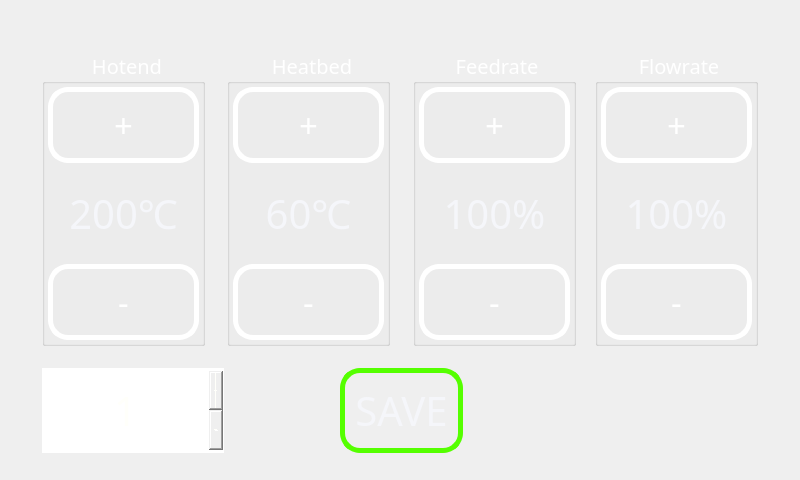
<?xml version="1.0" encoding="UTF-8"?>
<ui version="4.0">
 <class>MaterialCtrlPanel</class>
 <widget class="QDialog" name="MaterialCtrlPanel">
  <property name="geometry">
   <rect>
    <x>0</x>
    <y>0</y>
    <width>800</width>
    <height>480</height>
   </rect>
  </property>
  <property name="sizePolicy">
   <sizepolicy hsizetype="Fixed" vsizetype="Fixed">
    <horstretch>0</horstretch>
    <verstretch>0</verstretch>
   </sizepolicy>
  </property>
  <property name="windowTitle">
   <string>Dialog</string>
  </property>
  <property name="styleSheet">
   <string notr="true"/>
  </property>
  <layout class="QVBoxLayout" name="verticalLayout" stretch="1,7">
   <property name="spacing">
    <number>3</number>
   </property>
   <property name="leftMargin">
    <number>0</number>
   </property>
   <property name="topMargin">
    <number>0</number>
   </property>
   <property name="rightMargin">
    <number>0</number>
   </property>
   <property name="bottomMargin">
    <number>0</number>
   </property>
   <item>
    <layout class="QHBoxLayout" name="horizontalLayout_3">
     <item>
      <widget class="QPushButton" name="Btn_back">
       <property name="styleSheet">
        <string notr="true">border:none;
font: 75 30pt &quot;Gill Sans MT&quot;;
</string>
       </property>
       <property name="text">
        <string/>
       </property>
       <property name="icon">
        <iconset resource="assets.qrc">
         <normaloff>:/assets/huitui.svg</normaloff>:/assets/huitui.svg</iconset>
       </property>
       <property name="iconSize">
        <size>
         <width>72</width>
         <height>72</height>
        </size>
       </property>
      </widget>
     </item>
     <item>
      <spacer name="horizontalSpacer_3">
       <property name="orientation">
        <enum>Qt::Horizontal</enum>
       </property>
       <property name="sizeHint" stdset="0">
        <size>
         <width>40</width>
         <height>20</height>
        </size>
       </property>
      </spacer>
     </item>
     <item>
      <widget class="QPushButton" name="pushButton_6">
       <property name="styleSheet">
        <string notr="true">border:none;
font: 75 30pt &quot;Gill Sans MT&quot;;
</string>
       </property>
       <property name="text">
        <string/>
       </property>
       <property name="icon">
        <iconset resource="assets.qrc">
         <normaloff>:/assets/kongzhimianban_L.svg</normaloff>:/assets/kongzhimianban_L.svg</iconset>
       </property>
       <property name="iconSize">
        <size>
         <width>72</width>
         <height>72</height>
        </size>
       </property>
      </widget>
     </item>
     <item>
      <spacer name="horizontalSpacer_4">
       <property name="orientation">
        <enum>Qt::Horizontal</enum>
       </property>
       <property name="sizeHint" stdset="0">
        <size>
         <width>40</width>
         <height>20</height>
        </size>
       </property>
      </spacer>
     </item>
     <item>
      <widget class="QPushButton" name="pushButton_7">
       <property name="layoutDirection">
        <enum>Qt::RightToLeft</enum>
       </property>
       <property name="styleSheet">
        <string notr="true">border:none;
font: 75 30pt &quot;Gill Sans MT&quot;;
</string>
       </property>
       <property name="text">
        <string/>
       </property>
       <property name="icon">
        <iconset resource="assets.qrc">
         <normaloff>:/assets/help.svg</normaloff>:/assets/help.svg</iconset>
       </property>
       <property name="iconSize">
        <size>
         <width>72</width>
         <height>72</height>
        </size>
       </property>
      </widget>
     </item>
    </layout>
   </item>
   <item>
    <widget class="QWidget" name="widget" native="true">
     <layout class="QGridLayout" name="gridLayout_2" rowstretch="1,6,4,6,1,2,1" columnstretch="2,10,1,10,1,10,1,10,2">
      <property name="sizeConstraint">
       <enum>QLayout::SetDefaultConstraint</enum>
      </property>
      <property name="spacing">
       <number>3</number>
      </property>
      <item row="2" column="0">
       <spacer name="horizontalSpacer_6">
        <property name="orientation">
         <enum>Qt::Horizontal</enum>
        </property>
        <property name="sizeType">
         <enum>QSizePolicy::Preferred</enum>
        </property>
        <property name="sizeHint" stdset="0">
         <size>
          <width>10</width>
          <height>10</height>
         </size>
        </property>
       </spacer>
      </item>
      <item row="1" column="1" rowspan="3">
       <widget class="QGroupBox" name="groupBox">
        <property name="font">
         <font>
          <family>Gill Sans MT</family>
          <pointsize>15</pointsize>
          <weight>50</weight>
          <bold>false</bold>
         </font>
        </property>
        <property name="autoFillBackground">
         <bool>true</bool>
        </property>
        <property name="styleSheet">
         <string notr="true">color: rgb(255, 255, 255);</string>
        </property>
        <property name="title">
         <string>Hotend</string>
        </property>
        <property name="alignment">
         <set>Qt::AlignCenter</set>
        </property>
        <layout class="QVBoxLayout" name="verticalLayout_2" stretch="1,2,1">
         <property name="spacing">
          <number>1</number>
         </property>
         <property name="leftMargin">
          <number>3</number>
         </property>
         <property name="topMargin">
          <number>3</number>
         </property>
         <property name="rightMargin">
          <number>3</number>
         </property>
         <property name="bottomMargin">
          <number>3</number>
         </property>
         <item>
          <widget class="QPushButton" name="Btn_Hotend_A">
           <property name="sizePolicy">
            <sizepolicy hsizetype="Preferred" vsizetype="Preferred">
             <horstretch>0</horstretch>
             <verstretch>0</verstretch>
            </sizepolicy>
           </property>
           <property name="font">
            <font>
             <family>Gill Sans MT</family>
             <pointsize>25</pointsize>
             <weight>50</weight>
             <bold>false</bold>
            </font>
           </property>
           <property name="styleSheet">
            <string notr="true">padding: 10px;
border-style: solid;
border-width: 5px;
border-radius: 20px;</string>
           </property>
           <property name="text">
            <string>+</string>
           </property>
           <property name="iconSize">
            <size>
             <width>48</width>
             <height>48</height>
            </size>
           </property>
           <attribute name="buttonGroup">
            <string notr="true">buttonGroup</string>
           </attribute>
          </widget>
         </item>
         <item>
          <widget class="QPushButton" name="Txt_Hotend">
           <property name="sizePolicy">
            <sizepolicy hsizetype="Preferred" vsizetype="Preferred">
             <horstretch>0</horstretch>
             <verstretch>0</verstretch>
            </sizepolicy>
           </property>
           <property name="font">
            <font>
             <family>Gill Sans MT</family>
             <pointsize>30</pointsize>
             <weight>50</weight>
             <bold>false</bold>
            </font>
           </property>
           <property name="styleSheet">
            <string notr="true">Border:none;
color: rgb(245, 246, 250);</string>
           </property>
           <property name="text">
            <string>200℃</string>
           </property>
           <property name="iconSize">
            <size>
             <width>64</width>
             <height>64</height>
            </size>
           </property>
           <property name="checkable">
            <bool>true</bool>
           </property>
           <property name="checked">
            <bool>false</bool>
           </property>
          </widget>
         </item>
         <item>
          <widget class="QPushButton" name="Btn_Hotend_D">
           <property name="sizePolicy">
            <sizepolicy hsizetype="Preferred" vsizetype="Preferred">
             <horstretch>0</horstretch>
             <verstretch>0</verstretch>
            </sizepolicy>
           </property>
           <property name="font">
            <font>
             <family>Gill Sans MT</family>
             <pointsize>25</pointsize>
             <weight>50</weight>
             <bold>false</bold>
            </font>
           </property>
           <property name="styleSheet">
            <string notr="true">padding: 10px;
border-style: solid;
border-width: 5px;
border-radius: 20px;</string>
           </property>
           <property name="text">
            <string>-</string>
           </property>
           <property name="iconSize">
            <size>
             <width>48</width>
             <height>48</height>
            </size>
           </property>
           <attribute name="buttonGroup">
            <string notr="true">buttonGroup</string>
           </attribute>
          </widget>
         </item>
        </layout>
       </widget>
      </item>
      <item row="1" column="3" rowspan="3">
       <widget class="QGroupBox" name="groupBox_3">
        <property name="font">
         <font>
          <family>Gill Sans MT</family>
          <pointsize>15</pointsize>
          <weight>50</weight>
          <bold>false</bold>
         </font>
        </property>
        <property name="autoFillBackground">
         <bool>true</bool>
        </property>
        <property name="styleSheet">
         <string notr="true">color: rgb(255, 255, 255);</string>
        </property>
        <property name="title">
         <string>Heatbed</string>
        </property>
        <property name="alignment">
         <set>Qt::AlignCenter</set>
        </property>
        <layout class="QVBoxLayout" name="verticalLayout_4" stretch="1,2,1">
         <property name="spacing">
          <number>1</number>
         </property>
         <property name="leftMargin">
          <number>3</number>
         </property>
         <property name="topMargin">
          <number>3</number>
         </property>
         <property name="rightMargin">
          <number>3</number>
         </property>
         <property name="bottomMargin">
          <number>3</number>
         </property>
         <item>
          <widget class="QPushButton" name="Btn_Heatbed_A">
           <property name="sizePolicy">
            <sizepolicy hsizetype="Preferred" vsizetype="Preferred">
             <horstretch>0</horstretch>
             <verstretch>0</verstretch>
            </sizepolicy>
           </property>
           <property name="font">
            <font>
             <family>Gill Sans MT</family>
             <pointsize>25</pointsize>
             <weight>50</weight>
             <bold>false</bold>
            </font>
           </property>
           <property name="styleSheet">
            <string notr="true">padding: 10px;
border-style: solid;
border-width: 5px;
border-radius: 20px;</string>
           </property>
           <property name="text">
            <string>+</string>
           </property>
           <property name="iconSize">
            <size>
             <width>48</width>
             <height>48</height>
            </size>
           </property>
           <attribute name="buttonGroup">
            <string notr="true">buttonGroup</string>
           </attribute>
          </widget>
         </item>
         <item>
          <widget class="QPushButton" name="Txt_Heatbed">
           <property name="sizePolicy">
            <sizepolicy hsizetype="Preferred" vsizetype="Preferred">
             <horstretch>0</horstretch>
             <verstretch>0</verstretch>
            </sizepolicy>
           </property>
           <property name="font">
            <font>
             <family>Gill Sans MT</family>
             <pointsize>30</pointsize>
             <weight>50</weight>
             <bold>false</bold>
            </font>
           </property>
           <property name="styleSheet">
            <string notr="true">Border:none;
color: rgb(245, 246, 250);</string>
           </property>
           <property name="text">
            <string>60℃</string>
           </property>
           <property name="iconSize">
            <size>
             <width>64</width>
             <height>64</height>
            </size>
           </property>
           <property name="checkable">
            <bool>true</bool>
           </property>
           <property name="checked">
            <bool>false</bool>
           </property>
          </widget>
         </item>
         <item>
          <widget class="QPushButton" name="Btn_Heatbed_D">
           <property name="sizePolicy">
            <sizepolicy hsizetype="Preferred" vsizetype="Preferred">
             <horstretch>0</horstretch>
             <verstretch>0</verstretch>
            </sizepolicy>
           </property>
           <property name="font">
            <font>
             <family>Gill Sans MT</family>
             <pointsize>25</pointsize>
             <weight>50</weight>
             <bold>false</bold>
            </font>
           </property>
           <property name="styleSheet">
            <string notr="true">padding: 10px;
border-style: solid;
border-width: 5px;
border-radius: 20px;</string>
           </property>
           <property name="text">
            <string>-</string>
           </property>
           <property name="iconSize">
            <size>
             <width>48</width>
             <height>48</height>
            </size>
           </property>
           <attribute name="buttonGroup">
            <string notr="true">buttonGroup</string>
           </attribute>
          </widget>
         </item>
        </layout>
       </widget>
      </item>
      <item row="2" column="4">
       <spacer name="horizontalSpacer_5">
        <property name="orientation">
         <enum>Qt::Horizontal</enum>
        </property>
        <property name="sizeType">
         <enum>QSizePolicy::Preferred</enum>
        </property>
        <property name="sizeHint" stdset="0">
         <size>
          <width>10</width>
          <height>10</height>
         </size>
        </property>
       </spacer>
      </item>
      <item row="2" column="6">
       <spacer name="horizontalSpacer_7">
        <property name="orientation">
         <enum>Qt::Horizontal</enum>
        </property>
        <property name="sizeType">
         <enum>QSizePolicy::Preferred</enum>
        </property>
        <property name="sizeHint" stdset="0">
         <size>
          <width>10</width>
          <height>10</height>
         </size>
        </property>
       </spacer>
      </item>
      <item row="0" column="4">
       <spacer name="verticalSpacer_3">
        <property name="orientation">
         <enum>Qt::Vertical</enum>
        </property>
        <property name="sizeType">
         <enum>QSizePolicy::Preferred</enum>
        </property>
        <property name="sizeHint" stdset="0">
         <size>
          <width>10</width>
          <height>10</height>
         </size>
        </property>
       </spacer>
      </item>
      <item row="1" column="7" rowspan="3">
       <widget class="QGroupBox" name="groupBox_2">
        <property name="font">
         <font>
          <family>Gill Sans MT</family>
          <pointsize>15</pointsize>
          <weight>50</weight>
          <bold>false</bold>
         </font>
        </property>
        <property name="autoFillBackground">
         <bool>true</bool>
        </property>
        <property name="styleSheet">
         <string notr="true">color: rgb(255, 255, 255);</string>
        </property>
        <property name="title">
         <string>Flowrate</string>
        </property>
        <property name="alignment">
         <set>Qt::AlignCenter</set>
        </property>
        <layout class="QVBoxLayout" name="verticalLayout_3" stretch="1,2,1">
         <property name="spacing">
          <number>1</number>
         </property>
         <property name="leftMargin">
          <number>3</number>
         </property>
         <property name="topMargin">
          <number>3</number>
         </property>
         <property name="rightMargin">
          <number>3</number>
         </property>
         <property name="bottomMargin">
          <number>3</number>
         </property>
         <item>
          <widget class="QPushButton" name="Btn_Flowrate_A">
           <property name="sizePolicy">
            <sizepolicy hsizetype="Preferred" vsizetype="Preferred">
             <horstretch>0</horstretch>
             <verstretch>0</verstretch>
            </sizepolicy>
           </property>
           <property name="font">
            <font>
             <family>Gill Sans MT</family>
             <pointsize>25</pointsize>
             <weight>50</weight>
             <bold>false</bold>
            </font>
           </property>
           <property name="styleSheet">
            <string notr="true">padding: 10px;
border-style: solid;
border-width: 5px;
border-radius: 20px;</string>
           </property>
           <property name="text">
            <string>+</string>
           </property>
           <property name="iconSize">
            <size>
             <width>48</width>
             <height>48</height>
            </size>
           </property>
           <attribute name="buttonGroup">
            <string notr="true">buttonGroup</string>
           </attribute>
          </widget>
         </item>
         <item>
          <widget class="QPushButton" name="Txt_Flowrate">
           <property name="sizePolicy">
            <sizepolicy hsizetype="Preferred" vsizetype="Preferred">
             <horstretch>0</horstretch>
             <verstretch>0</verstretch>
            </sizepolicy>
           </property>
           <property name="font">
            <font>
             <family>Gill Sans MT</family>
             <pointsize>30</pointsize>
             <weight>50</weight>
             <bold>false</bold>
            </font>
           </property>
           <property name="styleSheet">
            <string notr="true">Border:none;
color: rgb(245, 246, 250);</string>
           </property>
           <property name="text">
            <string>100%</string>
           </property>
           <property name="iconSize">
            <size>
             <width>64</width>
             <height>64</height>
            </size>
           </property>
           <property name="checkable">
            <bool>true</bool>
           </property>
           <property name="checked">
            <bool>false</bool>
           </property>
          </widget>
         </item>
         <item>
          <widget class="QPushButton" name="Btn_Flowrate_D">
           <property name="sizePolicy">
            <sizepolicy hsizetype="Preferred" vsizetype="Preferred">
             <horstretch>0</horstretch>
             <verstretch>0</verstretch>
            </sizepolicy>
           </property>
           <property name="font">
            <font>
             <family>Gill Sans MT</family>
             <pointsize>25</pointsize>
             <weight>50</weight>
             <bold>false</bold>
            </font>
           </property>
           <property name="styleSheet">
            <string notr="true">padding: 10px;
border-style: solid;
border-width: 5px;
border-radius: 20px;</string>
           </property>
           <property name="text">
            <string>-</string>
           </property>
           <property name="iconSize">
            <size>
             <width>48</width>
             <height>48</height>
            </size>
           </property>
           <attribute name="buttonGroup">
            <string notr="true">buttonGroup</string>
           </attribute>
          </widget>
         </item>
        </layout>
       </widget>
      </item>
      <item row="2" column="2">
       <spacer name="horizontalSpacer">
        <property name="orientation">
         <enum>Qt::Horizontal</enum>
        </property>
        <property name="sizeType">
         <enum>QSizePolicy::Preferred</enum>
        </property>
        <property name="sizeHint" stdset="0">
         <size>
          <width>10</width>
          <height>10</height>
         </size>
        </property>
       </spacer>
      </item>
      <item row="5" column="3" colspan="3" alignment="Qt::AlignHCenter|Qt::AlignVCenter">
       <widget class="QPushButton" name="Btn_Save">
        <property name="sizePolicy">
         <sizepolicy hsizetype="Expanding" vsizetype="Expanding">
          <horstretch>0</horstretch>
          <verstretch>0</verstretch>
         </sizepolicy>
        </property>
        <property name="font">
         <font>
          <family>Gill Sans MT</family>
          <pointsize>30</pointsize>
          <weight>50</weight>
          <bold>false</bold>
         </font>
        </property>
        <property name="styleSheet">
         <string notr="true">padding: 10px;
border-style: solid;
border-width: 5px;
border-radius: 20px;
border-color:rgb(85, 255, 0);
color: rgb(245, 246, 250);</string>
        </property>
        <property name="text">
         <string>SAVE</string>
        </property>
        <property name="iconSize">
         <size>
          <width>64</width>
          <height>64</height>
         </size>
        </property>
        <attribute name="buttonGroup">
         <string notr="true">buttonGroup</string>
        </attribute>
       </widget>
      </item>
      <item row="4" column="4">
       <spacer name="verticalSpacer">
        <property name="orientation">
         <enum>Qt::Vertical</enum>
        </property>
        <property name="sizeType">
         <enum>QSizePolicy::Preferred</enum>
        </property>
        <property name="sizeHint" stdset="0">
         <size>
          <width>10</width>
          <height>10</height>
         </size>
        </property>
       </spacer>
      </item>
      <item row="2" column="8">
       <spacer name="horizontalSpacer_2">
        <property name="orientation">
         <enum>Qt::Horizontal</enum>
        </property>
        <property name="sizeType">
         <enum>QSizePolicy::Preferred</enum>
        </property>
        <property name="sizeHint" stdset="0">
         <size>
          <width>10</width>
          <height>10</height>
         </size>
        </property>
       </spacer>
      </item>
      <item row="6" column="4">
       <spacer name="verticalSpacer_2">
        <property name="orientation">
         <enum>Qt::Vertical</enum>
        </property>
        <property name="sizeType">
         <enum>QSizePolicy::Preferred</enum>
        </property>
        <property name="sizeHint" stdset="0">
         <size>
          <width>10</width>
          <height>10</height>
         </size>
        </property>
       </spacer>
      </item>
      <item row="1" column="5" rowspan="3">
       <widget class="QGroupBox" name="groupBox_4">
        <property name="font">
         <font>
          <family>Gill Sans MT</family>
          <pointsize>15</pointsize>
          <weight>50</weight>
          <bold>false</bold>
         </font>
        </property>
        <property name="autoFillBackground">
         <bool>true</bool>
        </property>
        <property name="styleSheet">
         <string notr="true">color: rgb(255, 255, 255);</string>
        </property>
        <property name="title">
         <string>Feedrate</string>
        </property>
        <property name="alignment">
         <set>Qt::AlignCenter</set>
        </property>
        <layout class="QVBoxLayout" name="verticalLayout_5" stretch="1,2,1">
         <property name="spacing">
          <number>1</number>
         </property>
         <property name="leftMargin">
          <number>3</number>
         </property>
         <property name="topMargin">
          <number>3</number>
         </property>
         <property name="rightMargin">
          <number>3</number>
         </property>
         <property name="bottomMargin">
          <number>3</number>
         </property>
         <item>
          <widget class="QPushButton" name="Btn_Feedrate_A">
           <property name="sizePolicy">
            <sizepolicy hsizetype="Preferred" vsizetype="Preferred">
             <horstretch>0</horstretch>
             <verstretch>0</verstretch>
            </sizepolicy>
           </property>
           <property name="font">
            <font>
             <family>Gill Sans MT</family>
             <pointsize>25</pointsize>
             <weight>50</weight>
             <bold>false</bold>
            </font>
           </property>
           <property name="styleSheet">
            <string notr="true">padding: 10px;
border-style: solid;
border-width: 5px;
border-radius: 20px;</string>
           </property>
           <property name="text">
            <string>+</string>
           </property>
           <property name="iconSize">
            <size>
             <width>48</width>
             <height>48</height>
            </size>
           </property>
           <attribute name="buttonGroup">
            <string notr="true">buttonGroup</string>
           </attribute>
          </widget>
         </item>
         <item>
          <widget class="QPushButton" name="Txt_Feedrate">
           <property name="sizePolicy">
            <sizepolicy hsizetype="Preferred" vsizetype="Preferred">
             <horstretch>0</horstretch>
             <verstretch>0</verstretch>
            </sizepolicy>
           </property>
           <property name="font">
            <font>
             <family>Gill Sans MT</family>
             <pointsize>30</pointsize>
             <weight>50</weight>
             <bold>false</bold>
            </font>
           </property>
           <property name="styleSheet">
            <string notr="true">Border:none;
color: rgb(245, 246, 250);</string>
           </property>
           <property name="text">
            <string>100%</string>
           </property>
           <property name="iconSize">
            <size>
             <width>64</width>
             <height>64</height>
            </size>
           </property>
           <property name="checkable">
            <bool>true</bool>
           </property>
           <property name="checked">
            <bool>false</bool>
           </property>
          </widget>
         </item>
         <item>
          <widget class="QPushButton" name="Btn_Feedrate_D">
           <property name="sizePolicy">
            <sizepolicy hsizetype="Preferred" vsizetype="Preferred">
             <horstretch>0</horstretch>
             <verstretch>0</verstretch>
            </sizepolicy>
           </property>
           <property name="font">
            <font>
             <family>Gill Sans MT</family>
             <pointsize>25</pointsize>
             <weight>50</weight>
             <bold>false</bold>
            </font>
           </property>
           <property name="styleSheet">
            <string notr="true">padding: 10px;
border-style: solid;
border-width: 5px;
border-radius: 20px;</string>
           </property>
           <property name="text">
            <string>-</string>
           </property>
           <property name="iconSize">
            <size>
             <width>48</width>
             <height>48</height>
            </size>
           </property>
           <attribute name="buttonGroup">
            <string notr="true">buttonGroup</string>
           </attribute>
          </widget>
         </item>
        </layout>
       </widget>
      </item>
      <item row="5" column="1" colspan="2">
       <widget class="QSpinBox" name="Box_SettingStep">
        <property name="sizePolicy">
         <sizepolicy hsizetype="Preferred" vsizetype="Preferred">
          <horstretch>0</horstretch>
          <verstretch>0</verstretch>
         </sizepolicy>
        </property>
        <property name="font">
         <font>
          <family>Gill Sans MT</family>
          <pointsize>30</pointsize>
         </font>
        </property>
        <property name="styleSheet">
         <string notr="true">padding: 10px;
border-style: solid;
border-width: 1px;
border-color:rgb(255, 255, 255);
color: rgb(255, 255, 250);</string>
        </property>
        <property name="alignment">
         <set>Qt::AlignCenter</set>
        </property>
        <property name="buttonSymbols">
         <enum>QAbstractSpinBox::PlusMinus</enum>
        </property>
        <property name="minimum">
         <number>1</number>
        </property>
        <property name="maximum">
         <number>50</number>
        </property>
       </widget>
      </item>
     </layout>
    </widget>
   </item>
  </layout>
 </widget>
 <resources>
  <include location="assets.qrc"/>
 </resources>
 <connections/>
 <buttongroups>
  <buttongroup name="buttonGroup"/>
 </buttongroups>
</ui>
